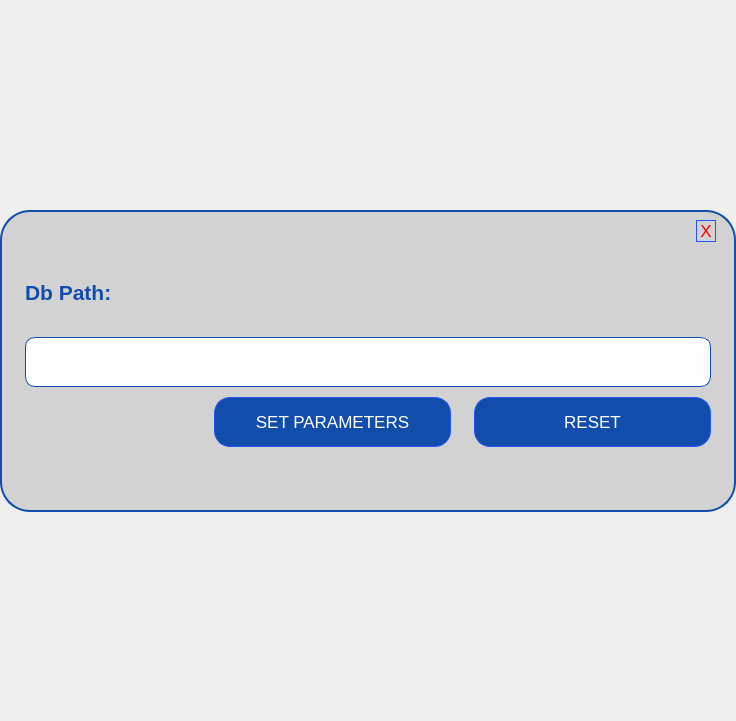
<?xml version="1.0" encoding="UTF-8"?>
<ui version="4.0">
 <class>DbDialog</class>
 <widget class="QDialog" name="DbDialog">
  <property name="geometry">
   <rect>
    <x>0</x>
    <y>0</y>
    <width>736</width>
    <height>721</height>
   </rect>
  </property>
  <property name="windowTitle">
   <string>DbDialog</string>
  </property>
  <property name="styleSheet">
   <string notr="true">#containerPage1{background-color:transparent;}
#containerPage2{background-color:transparent;}
QMessageBox{
background-color: rgb(0, 0, 0);color:white;}
QMessageBox QPushButton{color:white; background-color:transparent;}
QMessageBox QLabel{color:white; background-color:transparent;}
#formpanel {
  background-color:rgb(210, 210, 210);border-radius:30px;
border:2px solid rgb(18, 77, 172);
}
#formpanel_2 {
  background-color:rgb(210, 210, 210);border-radius:30px;
border:2px solid rgb(18, 77, 172);
}
QLineEdit{
font: 16pt &quot;Leelawadee UI&quot;;
border:1px solid rgb(18, 77, 172);
border-radius:10px;
color:rgb(18, 77, 172);}
QLabel{color:rgb(18, 77, 172); font:Bold 16pt &quot;Leelawadee UI&quot;;}
QPushButton{
background-color:rgb(18, 77, 172);
border:1px solid rgb(37, 84, 255);
color:white;
border-radius: 16px;
font-size:17px;
 font: bold 14px &quot;Leelawadee UI&quot;;
}

QPushButton:hover{
background-color:blue;
border:1px solid rgb(37, 84, 255);
color:white;
border-radius: 16px;
font-size:17px;
 font: bold 14px &quot;Leelawadee&quot;;
}</string>
  </property>
  <layout class="QGridLayout" name="gridLayout" rowstretch="0,0,0,0,0">
   <property name="leftMargin">
    <number>0</number>
   </property>
   <property name="topMargin">
    <number>5</number>
   </property>
   <property name="rightMargin">
    <number>0</number>
   </property>
   <property name="bottomMargin">
    <number>5</number>
   </property>
   <property name="spacing">
    <number>0</number>
   </property>
   <item row="2" column="0">
    <widget class="QStackedWidget" name="container">
     <property name="styleSheet">
      <string notr="true"/>
     </property>
     <property name="currentIndex">
      <number>1</number>
     </property>
     <widget class="QWidget" name="containerPage1">
      <layout class="QGridLayout" name="gridLayout_2" rowstretch="0">
       <property name="leftMargin">
        <number>0</number>
       </property>
       <property name="topMargin">
        <number>0</number>
       </property>
       <property name="rightMargin">
        <number>0</number>
       </property>
       <property name="bottomMargin">
        <number>0</number>
       </property>
       <item row="0" column="0">
        <layout class="QGridLayout" name="gridLayout_4" rowstretch="0,1">
         <property name="leftMargin">
          <number>2</number>
         </property>
         <property name="topMargin">
          <number>2</number>
         </property>
         <property name="rightMargin">
          <number>2</number>
         </property>
         <property name="bottomMargin">
          <number>2</number>
         </property>
         <item row="1" column="0">
          <widget class="QWidget" name="formpanel" native="true">
           <layout class="QVBoxLayout" name="verticalLayout">
            <property name="spacing">
             <number>0</number>
            </property>
            <property name="leftMargin">
             <number>20</number>
            </property>
            <property name="topMargin">
             <number>10</number>
            </property>
            <property name="rightMargin">
             <number>20</number>
            </property>
            <property name="bottomMargin">
             <number>20</number>
            </property>
            <item>
             <layout class="QHBoxLayout" name="horizontalLayout_7" stretch="0,0">
              <property name="leftMargin">
               <number>0</number>
              </property>
              <item>
               <spacer name="horizontalSpacer_3">
                <property name="orientation">
                 <enum>Qt::Horizontal</enum>
                </property>
                <property name="sizeHint" stdset="0">
                 <size>
                  <width>40</width>
                  <height>20</height>
                 </size>
                </property>
               </spacer>
              </item>
              <item>
               <widget class="QPushButton" name="closeButton_2">
                <property name="sizePolicy">
                 <sizepolicy hsizetype="Fixed" vsizetype="Fixed">
                  <horstretch>30</horstretch>
                  <verstretch>30</verstretch>
                 </sizepolicy>
                </property>
                <property name="minimumSize">
                 <size>
                  <width>20</width>
                  <height>20</height>
                 </size>
                </property>
                <property name="styleSheet">
                 <string notr="true">#closeButton_2{background-color: transparent;
font: Bold 14pt &quot;Leelawadee&quot;;
color:red;}
#closeButton_2:hover{background-color: red;
font: Bold 14pt &quot;Leelawadee&quot;;
color:white;}</string>
                </property>
                <property name="text">
                 <string>X</string>
                </property>
               </widget>
              </item>
             </layout>
            </item>
            <item>
             <spacer name="verticalSpacer_8">
              <property name="orientation">
               <enum>Qt::Vertical</enum>
              </property>
              <property name="sizeType">
               <enum>QSizePolicy::Ignored</enum>
              </property>
              <property name="sizeHint" stdset="0">
               <size>
                <width>20</width>
                <height>15</height>
               </size>
              </property>
             </spacer>
            </item>
            <item>
             <widget class="QWidget" name="server_Widget" native="true">
              <layout class="QHBoxLayout" name="userWidget" stretch="1,3">
               <property name="spacing">
                <number>20</number>
               </property>
               <property name="leftMargin">
                <number>0</number>
               </property>
               <property name="topMargin">
                <number>0</number>
               </property>
               <property name="rightMargin">
                <number>0</number>
               </property>
               <property name="bottomMargin">
                <number>0</number>
               </property>
               <item>
                <widget class="QLabel" name="server_label">
                 <property name="sizePolicy">
                  <sizepolicy hsizetype="Preferred" vsizetype="Preferred">
                   <horstretch>0</horstretch>
                   <verstretch>0</verstretch>
                  </sizepolicy>
                 </property>
                 <property name="font">
                  <font>
                   <family>Leelawadee UI</family>
                   <pointsize>16</pointsize>
                   <weight>75</weight>
                   <italic>false</italic>
                   <bold>true</bold>
                  </font>
                 </property>
                 <property name="styleSheet">
                  <string notr="true"/>
                 </property>
                 <property name="text">
                  <string>Server Name:</string>
                 </property>
                </widget>
               </item>
               <item>
                <widget class="QWidget" name="servenameContainer" native="true">
                 <layout class="QGridLayout" name="gridLayout_5">
                  <property name="leftMargin">
                   <number>5</number>
                  </property>
                  <property name="topMargin">
                   <number>5</number>
                  </property>
                  <property name="rightMargin">
                   <number>5</number>
                  </property>
                  <property name="bottomMargin">
                   <number>5</number>
                  </property>
                  <property name="spacing">
                   <number>0</number>
                  </property>
                  <item row="0" column="0">
                   <widget class="QLineEdit" name="server_input">
                    <property name="sizePolicy">
                     <sizepolicy hsizetype="Preferred" vsizetype="Fixed">
                      <horstretch>0</horstretch>
                      <verstretch>0</verstretch>
                     </sizepolicy>
                    </property>
                    <property name="font">
                     <font>
                      <family>Leelawadee UI</family>
                      <pointsize>16</pointsize>
                      <weight>50</weight>
                      <italic>false</italic>
                      <bold>false</bold>
                     </font>
                    </property>
                    <property name="text">
                     <string/>
                    </property>
                    <property name="alignment">
                     <set>Qt::AlignJustify|Qt::AlignVCenter</set>
                    </property>
                   </widget>
                  </item>
                 </layout>
                </widget>
               </item>
              </layout>
             </widget>
            </item>
            <item>
             <spacer name="verticalSpacer_7">
              <property name="orientation">
               <enum>Qt::Vertical</enum>
              </property>
              <property name="sizeType">
               <enum>QSizePolicy::Fixed</enum>
              </property>
              <property name="sizeHint" stdset="0">
               <size>
                <width>20</width>
                <height>15</height>
               </size>
              </property>
             </spacer>
            </item>
            <item>
             <widget class="QWidget" name="dbname_Widget" native="true">
              <layout class="QHBoxLayout" name="passWidget" stretch="1,3">
               <property name="spacing">
                <number>20</number>
               </property>
               <property name="leftMargin">
                <number>0</number>
               </property>
               <property name="topMargin">
                <number>0</number>
               </property>
               <property name="rightMargin">
                <number>0</number>
               </property>
               <property name="bottomMargin">
                <number>0</number>
               </property>
               <item>
                <widget class="QLabel" name="db_label">
                 <property name="sizePolicy">
                  <sizepolicy hsizetype="Preferred" vsizetype="Preferred">
                   <horstretch>0</horstretch>
                   <verstretch>0</verstretch>
                  </sizepolicy>
                 </property>
                 <property name="font">
                  <font>
                   <family>Leelawadee UI</family>
                   <pointsize>16</pointsize>
                   <weight>75</weight>
                   <italic>false</italic>
                   <bold>true</bold>
                  </font>
                 </property>
                 <property name="styleSheet">
                  <string notr="true"/>
                 </property>
                 <property name="text">
                  <string>DB Name:     </string>
                 </property>
                </widget>
               </item>
               <item>
                <widget class="QWidget" name="dbContainer" native="true">
                 <layout class="QGridLayout" name="gridLayout_6">
                  <property name="leftMargin">
                   <number>5</number>
                  </property>
                  <property name="topMargin">
                   <number>5</number>
                  </property>
                  <property name="rightMargin">
                   <number>5</number>
                  </property>
                  <property name="bottomMargin">
                   <number>5</number>
                  </property>
                  <property name="spacing">
                   <number>0</number>
                  </property>
                  <item row="0" column="0">
                   <widget class="QLineEdit" name="dbname_input">
                    <property name="sizePolicy">
                     <sizepolicy hsizetype="Preferred" vsizetype="Fixed">
                      <horstretch>0</horstretch>
                      <verstretch>0</verstretch>
                     </sizepolicy>
                    </property>
                    <property name="font">
                     <font>
                      <family>Leelawadee UI</family>
                      <pointsize>16</pointsize>
                      <weight>50</weight>
                      <italic>false</italic>
                      <bold>false</bold>
                     </font>
                    </property>
                   </widget>
                  </item>
                 </layout>
                </widget>
               </item>
              </layout>
             </widget>
            </item>
            <item>
             <spacer name="verticalSpacer_4">
              <property name="orientation">
               <enum>Qt::Vertical</enum>
              </property>
              <property name="sizeType">
               <enum>QSizePolicy::Fixed</enum>
              </property>
              <property name="sizeHint" stdset="0">
               <size>
                <width>20</width>
                <height>15</height>
               </size>
              </property>
             </spacer>
            </item>
            <item>
             <widget class="QWidget" name="user_Widget" native="true">
              <layout class="QHBoxLayout" name="horizontalLayout" stretch="1,3">
               <property name="spacing">
                <number>20</number>
               </property>
               <property name="leftMargin">
                <number>0</number>
               </property>
               <property name="topMargin">
                <number>0</number>
               </property>
               <property name="rightMargin">
                <number>0</number>
               </property>
               <property name="bottomMargin">
                <number>0</number>
               </property>
               <item>
                <widget class="QLabel" name="user_label">
                 <property name="sizePolicy">
                  <sizepolicy hsizetype="Preferred" vsizetype="Preferred">
                   <horstretch>0</horstretch>
                   <verstretch>0</verstretch>
                  </sizepolicy>
                 </property>
                 <property name="font">
                  <font>
                   <family>Leelawadee UI</family>
                   <pointsize>16</pointsize>
                   <weight>75</weight>
                   <italic>false</italic>
                   <bold>true</bold>
                  </font>
                 </property>
                 <property name="styleSheet">
                  <string notr="true"/>
                 </property>
                 <property name="text">
                  <string>DB User:       </string>
                 </property>
                </widget>
               </item>
               <item>
                <widget class="QWidget" name="userContainer" native="true">
                 <layout class="QGridLayout" name="gridLayout_7">
                  <property name="leftMargin">
                   <number>5</number>
                  </property>
                  <property name="topMargin">
                   <number>5</number>
                  </property>
                  <property name="rightMargin">
                   <number>5</number>
                  </property>
                  <property name="bottomMargin">
                   <number>5</number>
                  </property>
                  <property name="spacing">
                   <number>0</number>
                  </property>
                  <item row="0" column="0">
                   <widget class="QLineEdit" name="user_input">
                    <property name="sizePolicy">
                     <sizepolicy hsizetype="Preferred" vsizetype="Fixed">
                      <horstretch>0</horstretch>
                      <verstretch>0</verstretch>
                     </sizepolicy>
                    </property>
                   </widget>
                  </item>
                 </layout>
                </widget>
               </item>
              </layout>
             </widget>
            </item>
            <item>
             <spacer name="verticalSpacer_5">
              <property name="orientation">
               <enum>Qt::Vertical</enum>
              </property>
              <property name="sizeType">
               <enum>QSizePolicy::Fixed</enum>
              </property>
              <property name="sizeHint" stdset="0">
               <size>
                <width>20</width>
                <height>15</height>
               </size>
              </property>
             </spacer>
            </item>
            <item>
             <widget class="QWidget" name="pass_Widget" native="true">
              <layout class="QHBoxLayout" name="horizontalLayout_2" stretch="1,3">
               <property name="spacing">
                <number>20</number>
               </property>
               <property name="leftMargin">
                <number>0</number>
               </property>
               <property name="topMargin">
                <number>0</number>
               </property>
               <property name="rightMargin">
                <number>0</number>
               </property>
               <property name="bottomMargin">
                <number>0</number>
               </property>
               <item>
                <widget class="QLabel" name="passwd_label">
                 <property name="font">
                  <font>
                   <family>Leelawadee UI</family>
                   <pointsize>16</pointsize>
                   <weight>75</weight>
                   <italic>false</italic>
                   <bold>true</bold>
                  </font>
                 </property>
                 <property name="styleSheet">
                  <string notr="true"/>
                 </property>
                 <property name="text">
                  <string>Password:     </string>
                 </property>
                </widget>
               </item>
               <item>
                <widget class="QWidget" name="passContainer" native="true">
                 <layout class="QGridLayout" name="gridLayout_8">
                  <property name="leftMargin">
                   <number>5</number>
                  </property>
                  <property name="topMargin">
                   <number>5</number>
                  </property>
                  <property name="rightMargin">
                   <number>5</number>
                  </property>
                  <property name="bottomMargin">
                   <number>5</number>
                  </property>
                  <property name="spacing">
                   <number>0</number>
                  </property>
                  <item row="0" column="0">
                   <widget class="QLineEdit" name="passwd_input">
                    <property name="sizePolicy">
                     <sizepolicy hsizetype="Preferred" vsizetype="Fixed">
                      <horstretch>0</horstretch>
                      <verstretch>0</verstretch>
                     </sizepolicy>
                    </property>
                   </widget>
                  </item>
                 </layout>
                </widget>
               </item>
              </layout>
             </widget>
            </item>
            <item>
             <spacer name="verticalSpacer_9">
              <property name="orientation">
               <enum>Qt::Vertical</enum>
              </property>
              <property name="sizeType">
               <enum>QSizePolicy::Fixed</enum>
              </property>
              <property name="sizeHint" stdset="0">
               <size>
                <width>20</width>
                <height>15</height>
               </size>
              </property>
             </spacer>
            </item>
            <item>
             <widget class="QWidget" name="widget_3" native="true">
              <layout class="QHBoxLayout" name="horizontalLayout_6" stretch="1,3">
               <property name="spacing">
                <number>20</number>
               </property>
               <property name="leftMargin">
                <number>0</number>
               </property>
               <property name="topMargin">
                <number>0</number>
               </property>
               <property name="rightMargin">
                <number>0</number>
               </property>
               <property name="bottomMargin">
                <number>0</number>
               </property>
               <item>
                <widget class="QLabel" name="passwd_label_2">
                 <property name="font">
                  <font>
                   <family>Leelawadee UI</family>
                   <pointsize>16</pointsize>
                   <weight>75</weight>
                   <italic>false</italic>
                   <bold>true</bold>
                  </font>
                 </property>
                 <property name="styleSheet">
                  <string notr="true"/>
                 </property>
                 <property name="text">
                  <string>Trusted:             </string>
                 </property>
                </widget>
               </item>
               <item>
                <widget class="QGroupBox" name="trustedGB">
                 <property name="title">
                  <string/>
                 </property>
                 <layout class="QHBoxLayout" name="horizontalLayout_5">
                  <item>
                   <widget class="QRadioButton" name="yesRB">
                    <property name="font">
                     <font>
                      <pointsize>12</pointsize>
                     </font>
                    </property>
                    <property name="styleSheet">
                     <string notr="true"/>
                    </property>
                    <property name="text">
                     <string>Yes</string>
                    </property>
                   </widget>
                  </item>
                  <item>
                   <widget class="QRadioButton" name="noRB">
                    <property name="font">
                     <font>
                      <pointsize>12</pointsize>
                     </font>
                    </property>
                    <property name="styleSheet">
                     <string notr="true"/>
                    </property>
                    <property name="text">
                     <string>No</string>
                    </property>
                    <property name="checked">
                     <bool>true</bool>
                    </property>
                   </widget>
                  </item>
                 </layout>
                </widget>
               </item>
              </layout>
             </widget>
            </item>
            <item>
             <spacer name="verticalSpacer_6">
              <property name="orientation">
               <enum>Qt::Vertical</enum>
              </property>
              <property name="sizeType">
               <enum>QSizePolicy::Fixed</enum>
              </property>
              <property name="sizeHint" stdset="0">
               <size>
                <width>20</width>
                <height>30</height>
               </size>
              </property>
             </spacer>
            </item>
            <item>
             <widget class="QWidget" name="widget" native="true">
              <property name="sizePolicy">
               <sizepolicy hsizetype="Preferred" vsizetype="Preferred">
                <horstretch>0</horstretch>
                <verstretch>0</verstretch>
               </sizepolicy>
              </property>
              <property name="baseSize">
               <size>
                <width>0</width>
                <height>70</height>
               </size>
              </property>
              <layout class="QHBoxLayout" name="horizontalLayout_4" stretch="1,3">
               <property name="spacing">
                <number>20</number>
               </property>
               <property name="leftMargin">
                <number>0</number>
               </property>
               <property name="topMargin">
                <number>0</number>
               </property>
               <property name="rightMargin">
                <number>0</number>
               </property>
               <property name="bottomMargin">
                <number>0</number>
               </property>
               <item>
                <spacer name="horizontalSpacer">
                 <property name="orientation">
                  <enum>Qt::Horizontal</enum>
                 </property>
                 <property name="sizeType">
                  <enum>QSizePolicy::Preferred</enum>
                 </property>
                 <property name="sizeHint" stdset="0">
                  <size>
                   <width>40</width>
                   <height>20</height>
                  </size>
                 </property>
                </spacer>
               </item>
               <item>
                <widget class="QWidget" name="widget_2" native="true">
                 <layout class="QGridLayout" name="gridLayout_3" columnstretch="10,1,10">
                  <property name="leftMargin">
                   <number>20</number>
                  </property>
                  <property name="topMargin">
                   <number>5</number>
                  </property>
                  <property name="rightMargin">
                   <number>5</number>
                  </property>
                  <property name="bottomMargin">
                   <number>5</number>
                  </property>
                  <property name="spacing">
                   <number>0</number>
                  </property>
                  <item row="0" column="1">
                   <spacer name="horizontalSpacer_2">
                    <property name="orientation">
                     <enum>Qt::Horizontal</enum>
                    </property>
                    <property name="sizeHint" stdset="0">
                     <size>
                      <width>40</width>
                      <height>20</height>
                     </size>
                    </property>
                   </spacer>
                  </item>
                  <item row="0" column="2">
                   <widget class="QPushButton" name="reset_button">
                    <property name="sizePolicy">
                     <sizepolicy hsizetype="Preferred" vsizetype="Preferred">
                      <horstretch>0</horstretch>
                      <verstretch>0</verstretch>
                     </sizepolicy>
                    </property>
                    <property name="text">
                     <string>RESET</string>
                    </property>
                   </widget>
                  </item>
                  <item row="0" column="0">
                   <widget class="QPushButton" name="connect_button">
                    <property name="sizePolicy">
                     <sizepolicy hsizetype="Preferred" vsizetype="Preferred">
                      <horstretch>0</horstretch>
                      <verstretch>0</verstretch>
                     </sizepolicy>
                    </property>
                    <property name="text">
                     <string>SET PARAMETERS</string>
                    </property>
                   </widget>
                  </item>
                 </layout>
                </widget>
               </item>
              </layout>
             </widget>
            </item>
           </layout>
          </widget>
         </item>
        </layout>
       </item>
      </layout>
     </widget>
     <widget class="QWidget" name="containerPage2">
      <property name="styleSheet">
       <string notr="true"/>
      </property>
      <layout class="QGridLayout" name="gridLayout_15">
       <property name="leftMargin">
        <number>0</number>
       </property>
       <property name="topMargin">
        <number>5</number>
       </property>
       <property name="rightMargin">
        <number>0</number>
       </property>
       <property name="bottomMargin">
        <number>5</number>
       </property>
       <item row="1" column="0">
        <layout class="QGridLayout" name="gridLayout_9" rowstretch="0">
         <property name="leftMargin">
          <number>0</number>
         </property>
         <property name="topMargin">
          <number>0</number>
         </property>
         <property name="rightMargin">
          <number>0</number>
         </property>
         <property name="bottomMargin">
          <number>0</number>
         </property>
         <item row="0" column="0">
          <widget class="QWidget" name="formpanel_2" native="true">
           <property name="sizePolicy">
            <sizepolicy hsizetype="Preferred" vsizetype="MinimumExpanding">
             <horstretch>0</horstretch>
             <verstretch>0</verstretch>
            </sizepolicy>
           </property>
           <property name="styleSheet">
            <string notr="true"/>
           </property>
           <layout class="QVBoxLayout" name="verticalLayout_2" stretch="0,1,1,0">
            <property name="spacing">
             <number>0</number>
            </property>
            <property name="leftMargin">
             <number>20</number>
            </property>
            <property name="topMargin">
             <number>10</number>
            </property>
            <property name="rightMargin">
             <number>20</number>
            </property>
            <property name="bottomMargin">
             <number>20</number>
            </property>
            <item>
             <layout class="QHBoxLayout" name="horizontalLayout_8" stretch="0,0">
              <property name="leftMargin">
               <number>0</number>
              </property>
              <item>
               <spacer name="horizontalSpacer_4">
                <property name="orientation">
                 <enum>Qt::Horizontal</enum>
                </property>
                <property name="sizeHint" stdset="0">
                 <size>
                  <width>40</width>
                  <height>20</height>
                 </size>
                </property>
               </spacer>
              </item>
              <item alignment="Qt::AlignTop">
               <widget class="QPushButton" name="closeButton_3">
                <property name="sizePolicy">
                 <sizepolicy hsizetype="Fixed" vsizetype="Fixed">
                  <horstretch>30</horstretch>
                  <verstretch>30</verstretch>
                 </sizepolicy>
                </property>
                <property name="minimumSize">
                 <size>
                  <width>20</width>
                  <height>20</height>
                 </size>
                </property>
                <property name="styleSheet">
                 <string notr="true">#closeButton_3{background-color: transparent;
font: Bold 14pt &quot;Leelawadee&quot;;
color:red;}
#closeButton_3:hover{background-color: red;
font: Bold 14pt &quot;Leelawadee&quot;;
color:white;}</string>
                </property>
                <property name="text">
                 <string>X</string>
                </property>
               </widget>
              </item>
             </layout>
            </item>
            <item>
             <widget class="QWidget" name="dbname_Widget_2" native="true">
              <layout class="QHBoxLayout" name="passWidget_2">
               <property name="spacing">
                <number>20</number>
               </property>
               <property name="leftMargin">
                <number>0</number>
               </property>
               <property name="topMargin">
                <number>0</number>
               </property>
               <property name="rightMargin">
                <number>0</number>
               </property>
               <property name="bottomMargin">
                <number>0</number>
               </property>
               <item>
                <widget class="QWidget" name="servenameContainer_2" native="true">
                 <property name="sizePolicy">
                  <sizepolicy hsizetype="Preferred" vsizetype="Fixed">
                   <horstretch>0</horstretch>
                   <verstretch>0</verstretch>
                  </sizepolicy>
                 </property>
                 <property name="minimumSize">
                  <size>
                   <width>0</width>
                   <height>150</height>
                  </size>
                 </property>
                 <layout class="QGridLayout" name="gridLayout_10">
                  <property name="leftMargin">
                   <number>5</number>
                  </property>
                  <property name="topMargin">
                   <number>5</number>
                  </property>
                  <property name="rightMargin">
                   <number>5</number>
                  </property>
                  <property name="bottomMargin">
                   <number>5</number>
                  </property>
                  <property name="spacing">
                   <number>0</number>
                  </property>
                  <item row="1" column="0">
                   <widget class="QLineEdit" name="dbPathLineEdit">
                    <property name="sizePolicy">
                     <sizepolicy hsizetype="Preferred" vsizetype="Fixed">
                      <horstretch>0</horstretch>
                      <verstretch>0</verstretch>
                     </sizepolicy>
                    </property>
                    <property name="minimumSize">
                     <size>
                      <width>0</width>
                      <height>50</height>
                     </size>
                    </property>
                    <property name="font">
                     <font>
                      <family>Leelawadee UI</family>
                      <pointsize>16</pointsize>
                      <weight>50</weight>
                      <italic>false</italic>
                      <bold>false</bold>
                     </font>
                    </property>
                    <property name="text">
                     <string/>
                    </property>
                    <property name="alignment">
                     <set>Qt::AlignJustify|Qt::AlignVCenter</set>
                    </property>
                   </widget>
                  </item>
                  <item row="0" column="0">
                   <widget class="QLabel" name="server_label_2">
                    <property name="sizePolicy">
                     <sizepolicy hsizetype="Preferred" vsizetype="Preferred">
                      <horstretch>0</horstretch>
                      <verstretch>0</verstretch>
                     </sizepolicy>
                    </property>
                    <property name="font">
                     <font>
                      <family>Leelawadee UI</family>
                      <pointsize>16</pointsize>
                      <weight>75</weight>
                      <italic>false</italic>
                      <bold>true</bold>
                     </font>
                    </property>
                    <property name="styleSheet">
                     <string notr="true"/>
                    </property>
                    <property name="text">
                     <string>Db Path:</string>
                    </property>
                   </widget>
                  </item>
                 </layout>
                </widget>
               </item>
              </layout>
             </widget>
            </item>
            <item>
             <widget class="QWidget" name="widget_5" native="true">
              <property name="sizePolicy">
               <sizepolicy hsizetype="Preferred" vsizetype="Preferred">
                <horstretch>0</horstretch>
                <verstretch>0</verstretch>
               </sizepolicy>
              </property>
              <property name="baseSize">
               <size>
                <width>0</width>
                <height>70</height>
               </size>
              </property>
              <layout class="QHBoxLayout" name="horizontalLayout_12" stretch="1,3">
               <property name="spacing">
                <number>20</number>
               </property>
               <property name="leftMargin">
                <number>0</number>
               </property>
               <property name="topMargin">
                <number>0</number>
               </property>
               <property name="rightMargin">
                <number>0</number>
               </property>
               <property name="bottomMargin">
                <number>0</number>
               </property>
               <item>
                <spacer name="horizontalSpacer_5">
                 <property name="orientation">
                  <enum>Qt::Horizontal</enum>
                 </property>
                 <property name="sizeType">
                  <enum>QSizePolicy::Preferred</enum>
                 </property>
                 <property name="sizeHint" stdset="0">
                  <size>
                   <width>40</width>
                   <height>20</height>
                  </size>
                 </property>
                </spacer>
               </item>
               <item>
                <widget class="QWidget" name="widget_6" native="true">
                 <layout class="QGridLayout" name="gridLayout_14" columnstretch="10,1,10">
                  <property name="leftMargin">
                   <number>20</number>
                  </property>
                  <property name="topMargin">
                   <number>5</number>
                  </property>
                  <property name="rightMargin">
                   <number>5</number>
                  </property>
                  <property name="bottomMargin">
                   <number>5</number>
                  </property>
                  <property name="spacing">
                   <number>0</number>
                  </property>
                  <item row="0" column="1">
                   <spacer name="horizontalSpacer_6">
                    <property name="orientation">
                     <enum>Qt::Horizontal</enum>
                    </property>
                    <property name="sizeHint" stdset="0">
                     <size>
                      <width>40</width>
                      <height>20</height>
                     </size>
                    </property>
                   </spacer>
                  </item>
                  <item row="0" column="2">
                   <widget class="QPushButton" name="reset_button_2">
                    <property name="sizePolicy">
                     <sizepolicy hsizetype="Preferred" vsizetype="Preferred">
                      <horstretch>0</horstretch>
                      <verstretch>0</verstretch>
                     </sizepolicy>
                    </property>
                    <property name="minimumSize">
                     <size>
                      <width>0</width>
                      <height>50</height>
                     </size>
                    </property>
                    <property name="text">
                     <string>RESET</string>
                    </property>
                   </widget>
                  </item>
                  <item row="0" column="0">
                   <widget class="QPushButton" name="connect_button_2">
                    <property name="sizePolicy">
                     <sizepolicy hsizetype="Preferred" vsizetype="Fixed">
                      <horstretch>0</horstretch>
                      <verstretch>0</verstretch>
                     </sizepolicy>
                    </property>
                    <property name="minimumSize">
                     <size>
                      <width>0</width>
                      <height>50</height>
                     </size>
                    </property>
                    <property name="text">
                     <string>SET PARAMETERS</string>
                    </property>
                   </widget>
                  </item>
                 </layout>
                </widget>
               </item>
              </layout>
             </widget>
            </item>
            <item>
             <spacer name="verticalSpacer_2">
              <property name="orientation">
               <enum>Qt::Vertical</enum>
              </property>
              <property name="sizeHint" stdset="0">
               <size>
                <width>20</width>
                <height>40</height>
               </size>
              </property>
             </spacer>
            </item>
           </layout>
          </widget>
         </item>
        </layout>
       </item>
       <item row="0" column="0">
        <spacer name="verticalSpacer_3">
         <property name="orientation">
          <enum>Qt::Vertical</enum>
         </property>
         <property name="sizeHint" stdset="0">
          <size>
           <width>20</width>
           <height>40</height>
          </size>
         </property>
        </spacer>
       </item>
       <item row="2" column="0">
        <spacer name="verticalSpacer_10">
         <property name="orientation">
          <enum>Qt::Vertical</enum>
         </property>
         <property name="sizeHint" stdset="0">
          <size>
           <width>20</width>
           <height>40</height>
          </size>
         </property>
        </spacer>
       </item>
      </layout>
     </widget>
    </widget>
   </item>
  </layout>
 </widget>
 <layoutdefault spacing="6" margin="11"/>
 <resources/>
 <connections/>
</ui>
